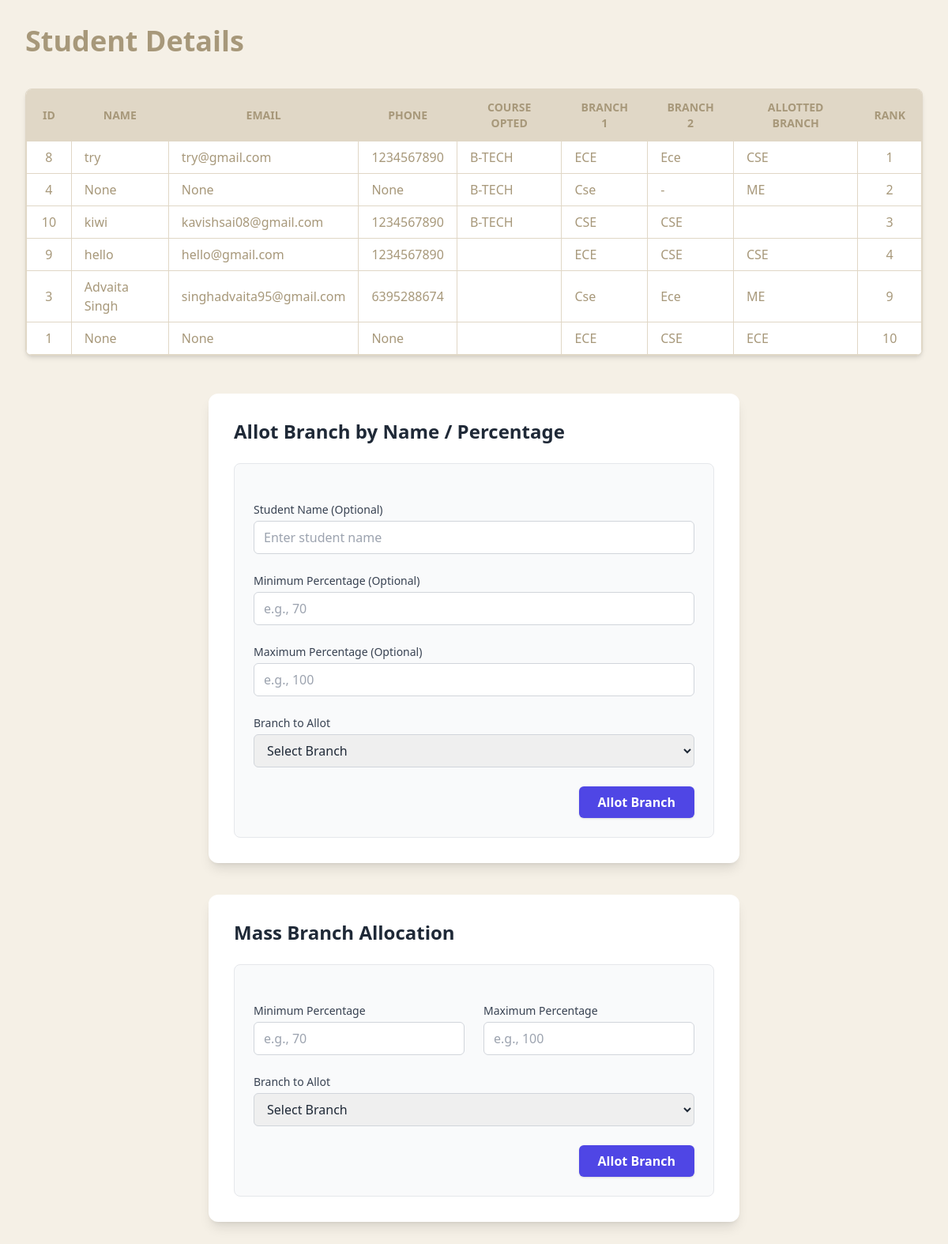
Screenshot of /admin-temp/mass_allocation/ with the database file from the repository.
### home/models.py (models this page shows, shortened)
class StudentDetail(models.Model):
    COURSE_CHOISE=[
        ('','NOT CHOSEN'),
        ('MCA','MCA'),
        ('BCA','BCA'),
        ('B-TECH','B-TECH'),
    ]
    ALLOTTED_BRANCH= [
                        ('', 'Waiting'),
                        ('CSE', 'Computer Science'),
                        ('ECE', 'Electronics'),
                        ('ME', 'Mechanical'),
                        ('CE', 'Civil'),
                      ]
    FEE_PAID=[('','Waiting'),
                ('NO','NO'),
                ('YES','YES'),
                ('COMMING','COMMING'),]
    IS_ALLOTTED=[('','Waiting'),
                ('NO','NO'),
                ('YES','YES'),
                ('COMMING','COMMING'),
    ]
    user = models.OneToOneField('CustomUser', on_delete=models.CASCADE)
    name = models.CharField(max_length=150,blank=True, null=True)
    phone = models.CharField(max_length=15,blank=True, null=True)
    email = models.EmailField(unique=True,blank=True, null=True)
    father_name=models.CharField(max_length=100)
    mother_name=models.CharField(max_length=100)
    adhar_no=models.CharField(max_length=15)
    address = models.TextField()
    dob = models.DateField()
    math_10 = models.IntegerField(validators=[MinValueValidator(0), MaxValueValidator(100)])
    science_10 = models.IntegerField(validators=[MinValueValidator(0), MaxValueValidator(100)])
    english_10 = models.IntegerField(validators=[MinValueValidator(0), MaxValueValidator(100)])
    hindi_10 = models.IntegerField(validators=[MinValueValidator(0), MaxValueValidator(100)])
    Percentage_10 = models.FloatField(validators=[MinValueValidator(0.0), MaxValueValidator(100.0)],
                                   default=0.0)
    physics_12 = models.IntegerField(validators=[MinValueValidator(0), MaxValueValidator(100)])
    chemistry_12 = models.IntegerField(validators=[MinValueValidator(0), MaxValueValidator(100)])
    math_12 = models.IntegerField(validators=[MinValueValidator(0), MaxValueValidator(100)])
    Percentage_12 = models.FloatField(validators=[MinValueValidator(0.0), MaxValueValidator(100.0)],
                                   default=0.0)
    course_opted = models.CharField(
        max_length=50,
        choices=COURSE_CHOISE,
        blank=True,
        default='',
        verbose_name="Course Opted"
    )
    branch_1 = models.CharField(max_length=50)
    branch_2 = models.CharField(max_length=50)
    fee_receipt = models.ImageField(
        upload_to="fee_receipts/",   # folder inside MEDIA_ROOT
        blank=True,
        null=True,
        verbose_name="Fee Receipt"
    )
    rank = models.PositiveIntegerField(null=True, blank=True)
    is_allotted = models.CharField(
        max_length=50,
        choices=IS_ALLOTTED,
        blank=True,
        default='',
        verbose_name="Is Allotted"
    )
    allotted_branch = models.CharField(
        max_length=50,
        choices=ALLOTTED_BRANCH,
        blank=True,
        default='',
        verbose_name="Allotted Branch"
    )
    fee_paid = models.CharField(max_length=50,
        choices=FEE_PAID,
        blank=True,
        default='',
        verbose_name="Fee Paid"
    )

### home/views.py (the view)
# urls.py: path('admin-temp/mass_allocation/', views.mass_allocation, name='mass_allocation'),
def mass_allocation(request):
    students = StudentDetail.objects.all().order_by('-Percentage_12')  # always defined
    if request.method == "POST":
        form = MassAllotmentForm(request.POST)
        if form.is_valid():
            min_percentage = form.cleaned_data['min_percentage']
            max_percentage = form.cleaned_data['max_percentage']
            branch = form.cleaned_data['branch_to_allot']
            eligible_students = StudentDetail.objects.filter(
                Percentage_12__gte=min_percentage,
                Percentage_12__lte=max_percentage,
                is_allotted__in=['', 'NO', 'COMMING']  # only students not yet fully allotted
            )
            count = eligible_students.count()
            if count == 0:
                messages.info(request, "No students meet the criteria or all have been allotted.")
            else:
                for student in eligible_students:
                    student.allotted_branch = branch
                    student.save()
                messages.success(request, f"Successfully allotted branch '{branch}' to {count} students.")
            return redirect('mass_allocation')  # prevent resubmission
    else:
        form = MassAllotmentForm()
    context = {
        'form': form,
        'students': students,
    }
    return render(request, 'admin-temp/mass_allocation.html', context)

### home/forms.py
class MassAllotmentForm(forms.Form):
    min_percentage = forms.FloatField(label="Minimum Percentage")
    max_percentage = forms.FloatField(label="Maximum Percentage")
    branch_to_allot = forms.ChoiceField(
        choices=[('CSE', 'Computer Science'), ('ECE', 'Electronics'), ('ME', 'Mechanical')],
        label="Branch to Allot"
    )

### templates/admin-temp/mass_allocation.html (shortened to what this page needs)
{% load static %} {% load custom_filters %}
<!DOCTYPE html>
<html lang="en" class="scroll-smooth">
  <head>
    <script src="https://cdn.tailwindcss.com"></script>
  </head>
  <body class="bg-[var(--cream-light)] min-h-screen font-sans text-gray-800">
    <div class="max-w-7xl mx-auto p-8">
      <h1 class="text-4xl font-semibold mb-10 text-[var(--cream-darker)]">
        Student Details
      </h1>
      <div
        class="overflow-x-auto shadow-md rounded-lg border border-[var(--cream-base)] bg-white mb-12"
      >
        <table
          class="min-w-full border-collapse border border-[var(--cream-base)]"
        >
          <thead
            class="bg-[var(--cream-base)] text-[var(--cream-darker)] uppercase text-sm font-semibold select-none"
          >
            <tr>
              <th class="py-3 px-5 border border-[var(--cream-base)]">ID</th>
              <th class="py-3 px-5 border border-[var(--cream-base)]">Name</th>
              <th class="py-3 px-5 border border-[var(--cream-base)]">Email</th>
              <th class="py-3 px-5 border border-[var(--cream-base)]">Phone</th>
              <th class="py-3 px-5 border border-[var(--cream-base)]">
                Course Opted
              </th>
              <th class="py-3 px-5 border border-[var(--cream-base)]">
                Branch 1
              </th>
              <th class="py-3 px-5 border border-[var(--cream-base)]">
                Branch 2
              </th>
              <th class="py-3 px-5 border border-[var(--cream-base)]">
                Allotted Branch
              </th>
              <th class="py-3 px-5 border border-[var(--cream-base)]">Rank</th>
            </tr>
          </thead>
          <tbody class="text-[var(--cream-darker)]">
            {% for student in students %}
            <tr class="hover:bg-[var(--cream-light)] transition">
              <td
                class="py-2 px-4 border border-[var(--cream-base)] text-center"
              >
                {{ student.id }}
              </td>
              <td class="py-2 px-4 border border-[var(--cream-base)]">
                {{ student.name }}
              </td>
              <td class="py-2 px-4 border border-[var(--cream-base)]">
                {{ student.email }}
              </td>
              <td class="py-2 px-4 border border-[var(--cream-base)]">
                {{ student.phone }}
              </td>
              <td class="py-2 px-4 border border-[var(--cream-base)]">
                {{ student.course_opted }}
              </td>
              <td class="py-2 px-4 border border-[var(--cream-base)]">
                {{ student.branch_1 }}
              </td>
              <td class="py-2 px-4 border border-[var(--cream-base)]">
                {{ student.branch_2 }}
              </td>
              <td class="py-2 px-4 border border-[var(--cream-base)]">
                {{ student.allotted_branch }}
              </td>
              <td
                class="py-2 px-4 border border-[var(--cream-base)] text-center"
              >
                {{ student.rank }}
              </td>
            </tr>
            {% empty %}
            <tr>
              <td colspan="9" class="py-4 text-center italic text-gray-500">
                No student records found.
              </td>
            </tr>
            {% endfor %}
          </tbody>
        </table>
      </div>
      <div class="max-w-2xl mx-auto bg-white shadow-lg rounded-xl p-8 mt-10">
  <h2 class="text-2xl font-bold mb-6 text-gray-800">Allot Branch by Name / Percentage</h2>
  <form method="POST" action="{% url 'allot_branch' %}" class="space-y-6 bg-gray-50 p-6 rounded-lg border border-gray-200">
    <div>
      <label for="student_name" class="block text-sm font-medium text-gray-700 mb-1">Student Name (Optional)</label>
      <input type="text" name="student_name" id="student_name" placeholder="Enter student name" class="w-full border border-gray-300 rounded-md px-3 py-2 focus:ring-2 focus:ring-indigo-400 focus:border-indigo-400 transition">
    </div>
    <div>
      <label for="min_percentage" class="block text-sm font-medium text-gray-700 mb-1">Minimum Percentage (Optional)</label>
      <input type="number" step="0.01" name="min_percentage" id="min_percentage" placeholder="e.g., 70" class="w-full border border-gray-300 rounded-md px-3 py-2 focus:ring-2 focus:ring-indigo-400 focus:border-indigo-400 transition">
    </div>
    <div>
      <label for="max_percentage" class="block text-sm font-medium text-gray-700 mb-1">Maximum Percentage (Optional)</label>
      <input type="number" step="0.01" name="max_percentage" id="max_percentage" placeholder="e.g., 100" class="w-full border border-gray-300 rounded-md px-3 py-2 focus:ring-2 focus:ring-indigo-400 focus:border-indigo-400 transition">
    </div>
    <div>
      <label for="branch_to_allot" class="block text-sm font-medium text-gray-700 mb-1">Branch to Allot</label>
      <select name="branch_to_allot" id="branch_to_allot" required class="w-full border border-gray-300 rounded-md px-3 py-2 focus:ring-2 focus:ring-indigo-400 focus:border-indigo-400 transition">
        <option value="" disabled selected>Select Branch</option>
      </select>
    </div>
    <div class="text-right">
      <button type="submit" class="bg-indigo-600 text-white px-6 py-2 rounded-md shadow hover:bg-indigo-700 transition font-semibold">
        Allot Branch
      </button>
    </div>
  </form>
</div>
      <div class="max-w-2xl mx-auto bg-white shadow-lg rounded-xl p-8 mt-10">
        <h2 class="text-2xl font-bold mb-6 text-gray-800">
          Mass Branch Allocation
        </h2>
        <form
          method="POST"
          action="{% url "mass_allocation" %}"
          class="space-y-6 bg-gray-50 p-6 rounded-lg border border-gray-200"
        >
          <div class="grid grid-cols-1 md:grid-cols-2 gap-6">
            <div>
              <label
                for="min_percentage"
                class="block text-sm font-medium text-gray-700 mb-1"
              >
                Minimum Percentage
              </label>
              <input
                type="number"
                name="min_percentage"
                id="min_percentage"
                step="0.01"
                required
                placeholder="e.g., 70"
                class="w-full border border-gray-300 rounded-md px-3 py-2 focus:ring-2 focus:ring-indigo-400 focus:border-indigo-400 transition"
              />
            </div>
            <div>
              <label
                for="max_percentage"
                class="block text-sm font-medium text-gray-700 mb-1"
              >
                Maximum Percentage
              </label>
              <input
                type="number"
                name="max_percentage"
                id="max_percentage"
                step="0.01"
                required
                placeholder="e.g., 100"
                class="w-full border border-gray-300 rounded-md px-3 py-2 focus:ring-2 focus:ring-indigo-400 focus:border-indigo-400 transition"
              />
            </div>
          </div>
          <div>
            <label
              for="branch_to_allot"
              class="block text-sm font-medium text-gray-700 mb-1"
            >
              Branch to Allot
            </label>
            <select
              name="branch_to_allot"
              id="branch_to_allot"
              required
              class="w-full border border-gray-300 rounded-md px-3 py-2 focus:ring-2 focus:ring-indigo-400 focus:border-indigo-400 transition"
            >
              <option value="" disabled selected>Select Branch</option>
            </select>
          </div>
          <div class="text-right">
            <button
              type="submit"
              class="bg-indigo-600 text-white px-6 py-2 rounded-md shadow hover:bg-indigo-700 transition font-semibold"
            >
              Allot Branch
            </button>
          </div>
        </form>
      </div>
    </div>
  </body>
</html>

### templates/admin-temp/mass_allocation.html (style rules this page uses)
:root { --cream-light: #f5f0e6; --cream-base: #e0d7c6; --cream-dark: #c8bca1; --cream-darker: #a7987a; }

### rows the page displays
StudentDetail: id "8", name "try", email "try@gmail.com", phone "1234567890", course_opted "B-TECH", branch_1 "ECE", branch_2 "Ece", allotted_branch "CSE", rank "1"
StudentDetail: id "4", name "None", email "None", phone "None", course_opted "B-TECH", branch_1 "Cse", branch_2 "-", allotted_branch "ME", rank "2"
StudentDetail: id "10", name "kiwi", email "kavishsai08@gmail.com", phone "1234567890", course_opted "B-TECH", branch_1 "CSE", branch_2 "CSE", rank "3"
StudentDetail: id "9", name "hello", email "hello@gmail.com", phone "1234567890", branch_1 "ECE", branch_2 "CSE", allotted_branch "CSE", rank "4"
StudentDetail: id "3", name "Advaita Singh", email "singhadvaita95@gmail.com", phone "6395288674", branch_1 "Cse", branch_2 "Ece", allotted_branch "ME", rank "9"
StudentDetail: id "1", name "None", email "None", phone "None", branch_1 "ECE", branch_2 "CSE", allotted_branch "ECE", rank "10"
